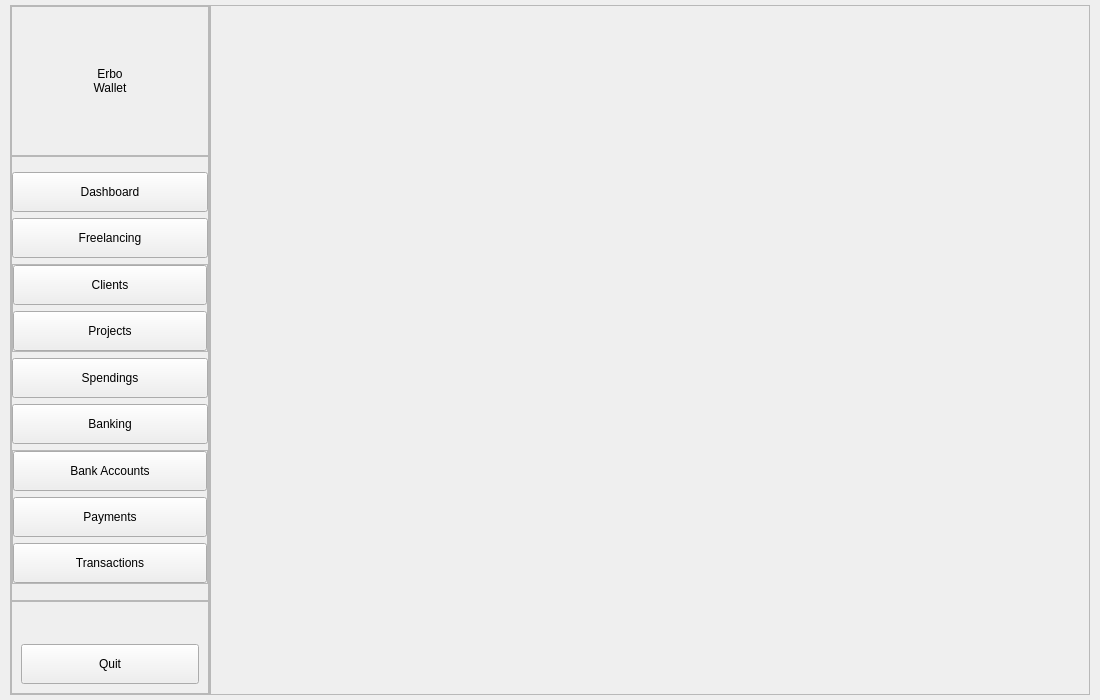
<?xml version="1.0" encoding="UTF-8"?>
<ui version="4.0">
 <class>MainWindow</class>
 <widget class="QMainWindow" name="MainWindow">
  <property name="geometry">
   <rect>
    <x>0</x>
    <y>0</y>
    <width>1100</width>
    <height>700</height>
   </rect>
  </property>
  <property name="minimumSize">
   <size>
    <width>0</width>
    <height>0</height>
   </size>
  </property>
  <property name="windowTitle">
   <string>MainWindow</string>
  </property>
  <widget class="QWidget" name="centralwidget">
   <layout class="QHBoxLayout" name="horizontalLayout">
    <property name="spacing">
     <number>0</number>
    </property>
    <property name="leftMargin">
     <number>10</number>
    </property>
    <property name="topMargin">
     <number>5</number>
    </property>
    <property name="rightMargin">
     <number>10</number>
    </property>
    <property name="bottomMargin">
     <number>5</number>
    </property>
    <item>
     <widget class="QFrame" name="left_frame">
      <property name="minimumSize">
       <size>
        <width>200</width>
        <height>0</height>
       </size>
      </property>
      <property name="maximumSize">
       <size>
        <width>200</width>
        <height>16777215</height>
       </size>
      </property>
      <property name="frameShape">
       <enum>QFrame::StyledPanel</enum>
      </property>
      <property name="frameShadow">
       <enum>QFrame::Raised</enum>
      </property>
      <layout class="QVBoxLayout" name="verticalLayout">
       <property name="spacing">
        <number>0</number>
       </property>
       <property name="leftMargin">
        <number>0</number>
       </property>
       <property name="topMargin">
        <number>0</number>
       </property>
       <property name="rightMargin">
        <number>0</number>
       </property>
       <property name="bottomMargin">
        <number>0</number>
       </property>
       <item>
        <widget class="QFrame" name="logo_frame">
         <property name="minimumSize">
          <size>
           <width>0</width>
           <height>150</height>
          </size>
         </property>
         <property name="maximumSize">
          <size>
           <width>16777215</width>
           <height>150</height>
          </size>
         </property>
         <property name="frameShape">
          <enum>QFrame::StyledPanel</enum>
         </property>
         <property name="frameShadow">
          <enum>QFrame::Raised</enum>
         </property>
         <layout class="QHBoxLayout" name="horizontalLayout_2">
          <property name="spacing">
           <number>0</number>
          </property>
          <property name="leftMargin">
           <number>0</number>
          </property>
          <property name="topMargin">
           <number>0</number>
          </property>
          <property name="rightMargin">
           <number>0</number>
          </property>
          <property name="bottomMargin">
           <number>0</number>
          </property>
          <item>
           <widget class="QLabel" name="logo">
            <property name="styleSheet">
             <string notr="true">font: 900 16pt &quot;Segoe UI Black&quot;;</string>
            </property>
            <property name="text">
             <string>Erbo
Wallet</string>
            </property>
            <property name="alignment">
             <set>Qt::AlignCenter</set>
            </property>
           </widget>
          </item>
         </layout>
        </widget>
       </item>
       <item>
        <widget class="QFrame" name="menu_frame">
         <property name="frameShape">
          <enum>QFrame::StyledPanel</enum>
         </property>
         <property name="frameShadow">
          <enum>QFrame::Raised</enum>
         </property>
         <layout class="QVBoxLayout" name="verticalLayout_2">
          <property name="spacing">
           <number>6</number>
          </property>
          <property name="leftMargin">
           <number>0</number>
          </property>
          <property name="topMargin">
           <number>0</number>
          </property>
          <property name="rightMargin">
           <number>0</number>
          </property>
          <property name="bottomMargin">
           <number>0</number>
          </property>
          <item>
           <spacer name="verticalSpacer">
            <property name="orientation">
             <enum>Qt::Vertical</enum>
            </property>
            <property name="sizeHint" stdset="0">
             <size>
              <width>20</width>
              <height>40</height>
             </size>
            </property>
           </spacer>
          </item>
          <item>
           <widget class="QPushButton" name="dashboard_btn">
            <property name="minimumSize">
             <size>
              <width>0</width>
              <height>40</height>
             </size>
            </property>
            <property name="text">
             <string>Dashboard</string>
            </property>
           </widget>
          </item>
          <item>
           <widget class="QPushButton" name="freelaning_btn">
            <property name="minimumSize">
             <size>
              <width>0</width>
              <height>40</height>
             </size>
            </property>
            <property name="text">
             <string>Freelancing</string>
            </property>
           </widget>
          </item>
          <item>
           <widget class="QFrame" name="freelancing_frame">
            <property name="minimumSize">
             <size>
              <width>0</width>
              <height>0</height>
             </size>
            </property>
            <property name="frameShape">
             <enum>QFrame::StyledPanel</enum>
            </property>
            <property name="frameShadow">
             <enum>QFrame::Raised</enum>
            </property>
            <layout class="QVBoxLayout" name="verticalLayout_4">
             <property name="spacing">
              <number>6</number>
             </property>
             <property name="leftMargin">
              <number>0</number>
             </property>
             <property name="topMargin">
              <number>0</number>
             </property>
             <property name="rightMargin">
              <number>0</number>
             </property>
             <property name="bottomMargin">
              <number>0</number>
             </property>
             <item>
              <widget class="QPushButton" name="clients_btn">
               <property name="minimumSize">
                <size>
                 <width>0</width>
                 <height>40</height>
                </size>
               </property>
               <property name="accessibleName">
                <string notr="true"/>
               </property>
               <property name="text">
                <string>Clients</string>
               </property>
               <property name="class" stdset="0">
                <string>InnerButton</string>
               </property>
              </widget>
             </item>
             <item>
              <widget class="QPushButton" name="projects_btn">
               <property name="minimumSize">
                <size>
                 <width>0</width>
                 <height>40</height>
                </size>
               </property>
               <property name="text">
                <string>Projects</string>
               </property>
               <property name="class" stdset="0">
                <string>InnerButton</string>
               </property>
              </widget>
             </item>
            </layout>
           </widget>
          </item>
          <item>
           <widget class="QPushButton" name="spendings_btn">
            <property name="minimumSize">
             <size>
              <width>0</width>
              <height>40</height>
             </size>
            </property>
            <property name="text">
             <string>Spendings</string>
            </property>
           </widget>
          </item>
          <item>
           <widget class="QPushButton" name="banking_btn">
            <property name="minimumSize">
             <size>
              <width>0</width>
              <height>40</height>
             </size>
            </property>
            <property name="text">
             <string>Banking</string>
            </property>
           </widget>
          </item>
          <item>
           <widget class="QFrame" name="banking_frame">
            <property name="minimumSize">
             <size>
              <width>0</width>
              <height>0</height>
             </size>
            </property>
            <property name="frameShape">
             <enum>QFrame::StyledPanel</enum>
            </property>
            <property name="frameShadow">
             <enum>QFrame::Raised</enum>
            </property>
            <layout class="QVBoxLayout" name="verticalLayout_5">
             <property name="leftMargin">
              <number>0</number>
             </property>
             <property name="topMargin">
              <number>0</number>
             </property>
             <property name="rightMargin">
              <number>0</number>
             </property>
             <property name="bottomMargin">
              <number>0</number>
             </property>
             <item>
              <widget class="QPushButton" name="accounts_btn">
               <property name="minimumSize">
                <size>
                 <width>0</width>
                 <height>40</height>
                </size>
               </property>
               <property name="text">
                <string>Bank Accounts</string>
               </property>
               <property name="class" stdset="0">
                <string>InnerButton</string>
               </property>
              </widget>
             </item>
             <item>
              <widget class="QPushButton" name="payments_btn">
               <property name="minimumSize">
                <size>
                 <width>0</width>
                 <height>40</height>
                </size>
               </property>
               <property name="text">
                <string>Payments</string>
               </property>
               <property name="class" stdset="0">
                <string>InnerButton</string>
               </property>
              </widget>
             </item>
             <item>
              <widget class="QPushButton" name="transactions_btn">
               <property name="minimumSize">
                <size>
                 <width>0</width>
                 <height>40</height>
                </size>
               </property>
               <property name="text">
                <string>Transactions</string>
               </property>
               <property name="class" stdset="0">
                <string>InnerButton</string>
               </property>
              </widget>
             </item>
            </layout>
           </widget>
          </item>
          <item>
           <spacer name="verticalSpacer_2">
            <property name="orientation">
             <enum>Qt::Vertical</enum>
            </property>
            <property name="sizeHint" stdset="0">
             <size>
              <width>20</width>
              <height>40</height>
             </size>
            </property>
           </spacer>
          </item>
         </layout>
        </widget>
       </item>
       <item>
        <widget class="QFrame" name="control_frame">
         <property name="minimumSize">
          <size>
           <width>0</width>
           <height>0</height>
          </size>
         </property>
         <property name="maximumSize">
          <size>
           <width>16777215</width>
           <height>150</height>
          </size>
         </property>
         <property name="frameShape">
          <enum>QFrame::StyledPanel</enum>
         </property>
         <property name="frameShadow">
          <enum>QFrame::Raised</enum>
         </property>
         <layout class="QVBoxLayout" name="verticalLayout_3">
          <item>
           <spacer name="verticalSpacer_3">
            <property name="orientation">
             <enum>Qt::Vertical</enum>
            </property>
            <property name="sizeHint" stdset="0">
             <size>
              <width>20</width>
              <height>81</height>
             </size>
            </property>
           </spacer>
          </item>
          <item>
           <widget class="QPushButton" name="quit_btn">
            <property name="minimumSize">
             <size>
              <width>0</width>
              <height>40</height>
             </size>
            </property>
            <property name="styleSheet">
             <string notr="true"/>
            </property>
            <property name="text">
             <string>Quit</string>
            </property>
            <property name="class" stdset="0">
             <string>SecondaryButton</string>
            </property>
           </widget>
          </item>
         </layout>
        </widget>
       </item>
      </layout>
     </widget>
    </item>
    <item>
     <widget class="QFrame" name="main_frame">
      <property name="frameShape">
       <enum>QFrame::StyledPanel</enum>
      </property>
      <property name="frameShadow">
       <enum>QFrame::Raised</enum>
      </property>
     </widget>
    </item>
   </layout>
  </widget>
 </widget>
 <resources/>
 <connections/>
</ui>
